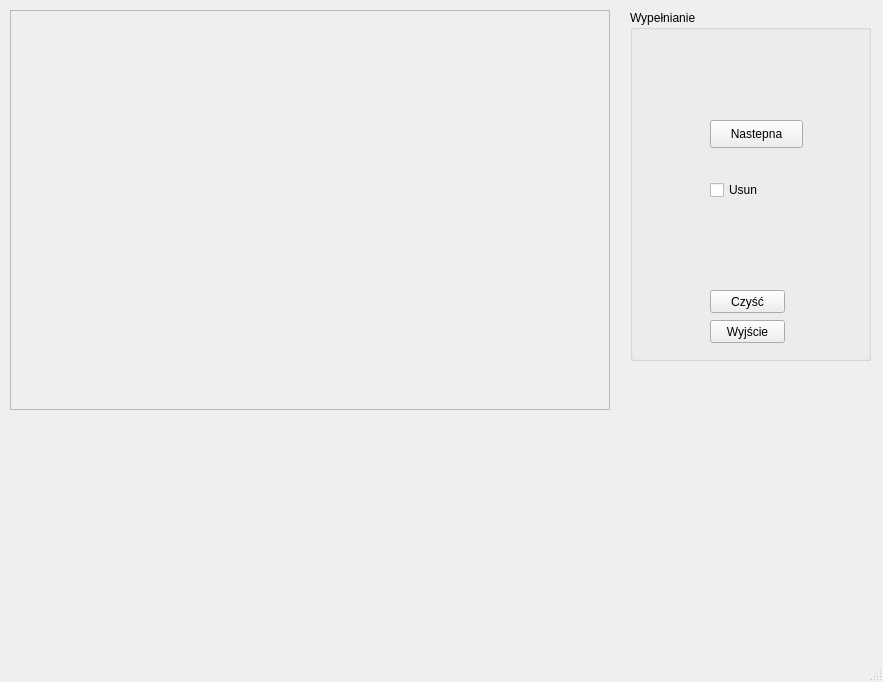
<?xml version="1.0" encoding="UTF-8"?>
<ui version="4.0">
 <class>MyWindow</class>
 <widget class="QMainWindow" name="MyWindow">
  <property name="geometry">
   <rect>
    <x>0</x>
    <y>0</y>
    <width>883</width>
    <height>682</height>
   </rect>
  </property>
  <property name="windowTitle">
   <string>MyWindow</string>
  </property>
  <widget class="QWidget" name="centralWidget">
   <widget class="QFrame" name="rysujFrame">
    <property name="geometry">
     <rect>
      <x>10</x>
      <y>10</y>
      <width>600</width>
      <height>400</height>
     </rect>
    </property>
    <property name="frameShape">
     <enum>QFrame::StyledPanel</enum>
    </property>
    <property name="frameShadow">
     <enum>QFrame::Raised</enum>
    </property>
   </widget>
   <widget class="QGroupBox" name="groupBox">
    <property name="geometry">
     <rect>
      <x>630</x>
      <y>10</y>
      <width>241</width>
      <height>351</height>
     </rect>
    </property>
    <property name="title">
     <string>Wypełnianie</string>
    </property>
    <widget class="QPushButton" name="cleanButton">
     <property name="geometry">
      <rect>
       <x>80</x>
       <y>280</y>
       <width>75</width>
       <height>23</height>
      </rect>
     </property>
     <property name="text">
      <string>Czyść</string>
     </property>
    </widget>
    <widget class="QPushButton" name="exitButton">
     <property name="geometry">
      <rect>
       <x>80</x>
       <y>310</y>
       <width>75</width>
       <height>23</height>
      </rect>
     </property>
     <property name="text">
      <string>Wyjście</string>
     </property>
    </widget>
    <widget class="QPushButton" name="pushButton">
     <property name="geometry">
      <rect>
       <x>80</x>
       <y>110</y>
       <width>93</width>
       <height>28</height>
      </rect>
     </property>
     <property name="text">
      <string>Nastepna</string>
     </property>
    </widget>
    <widget class="QCheckBox" name="checkBox">
     <property name="geometry">
      <rect>
       <x>80</x>
       <y>170</y>
       <width>81</width>
       <height>20</height>
      </rect>
     </property>
     <property name="text">
      <string>Usun</string>
     </property>
    </widget>
   </widget>
  </widget>
  <widget class="QMenuBar" name="menuBar">
   <property name="geometry">
    <rect>
     <x>0</x>
     <y>0</y>
     <width>883</width>
     <height>26</height>
    </rect>
   </property>
  </widget>
  <widget class="QStatusBar" name="statusBar"/>
 </widget>
 <layoutdefault spacing="6" margin="11"/>
 <resources/>
 <connections/>
</ui>
